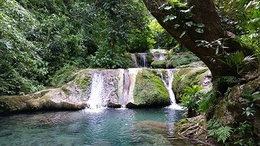
%> input picture VanuatuSmall.jpg, 260 x 146 px, shrunk from 512 x 288 before the run
$ octave KClusterImage.m   (GNU Octave 9; MATLAB toolbox functions it lacks are replaced by stand-ins)
%> lines starting %> are read from the running program, lines starting %| are printed output that depends on the picture
### SelectKRandomPoints.m
function [points] = SelectKRandomPoints(imgArray,pointCount)
%SelectKRandomPoints: Generate array of random points to start k-clustering
%   Inputs:
%		imgArray: 3D array of the pixels of an image
%		pointCount: the number of points to perform k-clustering with
%	Outputs:
%		points: 2D array with pointCount rows
% Author: Caelan Murch

% Get x and y dimensions of the matrix
x = size(imgArray, 1);
y = size(imgArray, 2);

% Referred to code at following link:
% https://au.mathworks.com/matlabcentral/answers/325160-get-a-set-of-10000-unique-random-2-d-coordinates

% Generate a list the length of the point count with number from 1 to the
% array size without any repeated numbers
indices = randperm(x * y, pointCount);

% Convert the indices to 2d coordinates
[rows, columns] = ind2sub(size(imgArray), indices);

% store the generates 2d coordinates in a matrix
points = [rows(:), columns(:)];


end

### GetRGBValuesForPoints.m
function [pixels] = GetRGBValuesForPoints(imgArray,points)
%Takes points from selectkrandompoints and retrieves colors at each point
%   Input:
%		imgArray: 3D array storing image data
%		points: array containing points to extract colors from
%	Output:
%		pixels: 3D array with colours at each selected point

% Getting length of x-axis to find number of points
[x, ~] = size(points);
pixels = zeros(x, 1, 3);

for i = 1:x
	% Storing R, G and B points in pixels array which contains RGB values
	pixels(i, 1, 1) = imgArray(points(i, 1), points(i, 2), 1);
	pixels(i, 1, 2) = imgArray(points(i, 1), points(i, 2), 2);
	pixels(i, 1, 3) = imgArray(points(i, 1), points(i, 2), 3);
end

end

### KMeansRGB.m
function [clustermap,clusterinfo] = KMeansRGB(img,seedmeans,max)
%KMEANSRGB Assign points in image into K-Cluster using k-means algorithm
%   Inputs:
%		img: 3D image array
%		seedmeans: means to initiate algorithm. Dimensions: k,1,3
%		max: max number of iterations
%	Outputs:
% 		clustermap: 2D array representing cluster assignments
% 		clusterinfo: 3D array with means of each cluster

% Cast image to double type to make squared distance function work
img = double(img);

% Create 2d array assigning each pixel to a cluster
clustermap = AssignToClusters(img, seedmeans);

% Calculate number of different cluster based of length of seedmeans
clustercount = length(seedmeans(:, 1, 1));

% store means in clusterinfo and make infoold different to clusterinfo for
% loop
clusterinfo = seedmeans;
infoold = clusterinfo./2;

% Loop until max iterations are met or means do not change
for i = 1:max

	% Update the clusterinfo (means)
	clusterinfo = UpdateMeans(img, clustercount, clustermap);

	% Assign each pixel with a cluster
	clustermap = AssignToClusters(img, clusterinfo);

	% Inform user of how many iterations have been completed
	fprintf('Iteration: %d\n', i);

	% Check if algorithm is complete and inform use
	if (isequal(infoold, clusterinfo))
		disp('Converged');
		return;
	end

	% Assign infoold to current clusterinfo before update for comaprison
	infoold = clusterinfo;
end
end

### AssignToClusters.m
function [cluster] = AssignToClusters(img, pixels)
%ASSIGNTOCLUSTERS Assigns a pixel to a cluster
% INPUTS:
%	img: a 3D array containg RGB image information
% 	pixels: RGB pixels at the center of each cluster
% OUTPUTS:
% 	cluster: 2D array with cluster allocations for each pixel in img array
% Author: Caelan Murch

% Get image dimensions
[x, y] = size(img(:, :, 1));

% Create 2d array, cluster, with 2d dimensions of image
cluster = zeros(x, y);

% Get number of clusters stored in variable c
[c] = size(pixels, 1);
pixels = reshape(pixels, [c 3]);

% Loop through all 2D coordinates in image
for i = 1:x
	for j = 1:y
		% Array to track square distance from each cluster
		dist = zeros(c, 1);

		% Loop for number of clusters and calculate distance from each
        % cluster
		for k = 1:length(dist)
			dist(k) = SquaredDistance(img(i, j, :),...
				pixels(k,:));
		end

		% find last index of minimum square distance
		mindist = min(dist);
		minidx = find(dist == mindist, 1);

		% allocate pixel to cluster with minimum square distance
		cluster(i, j) = minidx;
	end
end

end

### CreateKColourImage.m
function [img] = CreateKColourImage(clustermap,colours)
%CREATEKCOLOURIMAGE Use K Clustering to produce a k cluster image
%   Inputs:
%		clustermap: 2d array with which cluster each pixel is assigned to
%		colours: colours assigned to each cluster
%	Outputs:
% 		img: image after k clustering is applied

% Create empty 3D image array
img = zeros(length(clustermap(:, 1)), length(clustermap(1, :)), 3);

% Iterate through every pixel in img array
for i = 1:length(clustermap(:, 1))
	for j = 1:length(clustermap(1, :))
		% Assign colour to pixel according to cluster value in cluster map
		img(i, j, :) = colours(clustermap(i, j), 1, :);
	end
end

% Cast image array to unsigned 8-bit integer so it can be saved and shown
img = uint8(img);
end

### UpdateMeans.m
function [means] = UpdateMeans(img,c,clusters)
%UPDATEMEANS Calculate mean value for each cluster
%   Inputs:
%		img: 3D array storing image
%		c: Number of clusters
%		clusters: 2d array specifying cluster of each pixel
%	Outputs:
%		means: 3D array for means of RGB values in each cluster

% array storing means
means = zeros(c, 1, 3);

for i = 1:c
	% Find coordinates of pixels in cluster
	[X, Y] = find(clusters == i);

	% Store coordinates in matrix
	points = cat(2, X, Y);

	% Retrieve RGB value at each point
	vals = GetRGBValuesForPoints(img, points);

	% Store mean in means array
	means(i, 1, 1) = double(mean(vals(:, 1, 1)));
	means(i, 1, 2) = double(mean(vals(:, 1, 2)));
	means(i, 1, 3) = double(mean(vals(:, 1, 3)));

end

end

### KClusterImage.m
clc;
clear;
% Script to run 7 functions
% Author: Caelan Murch

% Choose image to cluster and make clocktower.jpg default if no image
% name is entered
imgname = input('Enter image name: ');
%> the answer given: 'VanuatuSmall.jpg'
if isempty(imgname)
	imgname = 'clocktower.jpg';
end

% Choose max number of iterations to run
iterations = input('Enter maximum iterations: ');
%> the answer given: 2

% Enter k cluster value
k = input('Enter K value: ');
%> the answer given: 3

% Read image into an array
img = imread(imgname);
%> img is the input picture: size 146x260x3 uint8; mean R, G, B 83.6, 92.8, 75.4

% Implements all 7 functions and then displays image generated
% by the functions
points = SelectKRandomPoints(img, k);
%> points = [81 220; 11 198; 53 110]
means = GetRGBValuesForPoints(img, points);
[map, info] = KMeansRGB(img, means, iterations);
%> in AssignToClusters, `[x, y] = size(img(:, :, 1));`: x = 146; y = 260
%> in AssignToClusters, `cluster = zeros(x, y);`: cluster: size 146x260 double; every value is 0
%> in AssignToClusters, `pixels = reshape(pixels, [c 3]);`: pixels = [44 56 36; 23 19 8; 21 50 28]
%> the loop in AssignToClusters, `for i = 1:x` made 146 passes
%> after the loop in AssignToClusters, `for i = 1:x`:
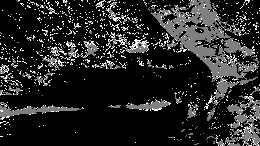
%> cluster: size 146x260 double; min 1, max 3, mean 1.3; drawn with min black and max white
%> after the loop in AssignToClusters, `for i = 1:x`: dist = [2149; 61; 926]
%> in KMeansRGB, `clustercount = length(seedmeans(:, 1, 1));`: clustercount = 3
%> the loop in KMeansRGB, `for i = 1:max` made 2 passes
%> y in AssignToClusters on passes 1 to 2: 260, 260
%> pass 1, in KMeansRGB, `clustermap = AssignToClusters(img, clusterinfo);`:
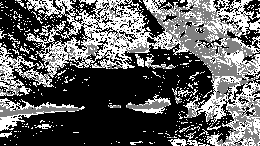
%> clustermap: size 146x260 double; min 1, max 3, mean 1.75; drawn with min black and max white
%> pass 2, in KMeansRGB, `clustermap = AssignToClusters(img, clusterinfo);`:
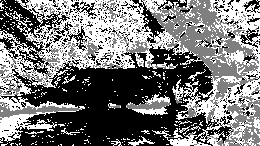
%> clustermap: size 146x260 double; min 1, max 3, mean 1.93; drawn with min black and max white
newimg = CreateKColourImage(map, info);
%> in CreateKColourImage, `img = zeros(length(clustermap(:, 1)), length(clustermap(1, :)), 3);`: img: size 146x260x3 double; every value is 0
%> the loop in CreateKColourImage, `for i = 1:length(clustermap(:, 1))` made 146 passes
%> after the loop in CreateKColourImage, `for i = 1:length(clustermap(:, 1))`:
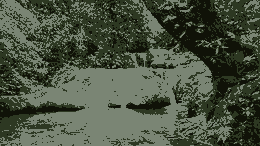
%> img: size 146x260x3 double; mean R, G, B 74, 82.9, 65.4
imshow(newimg);
